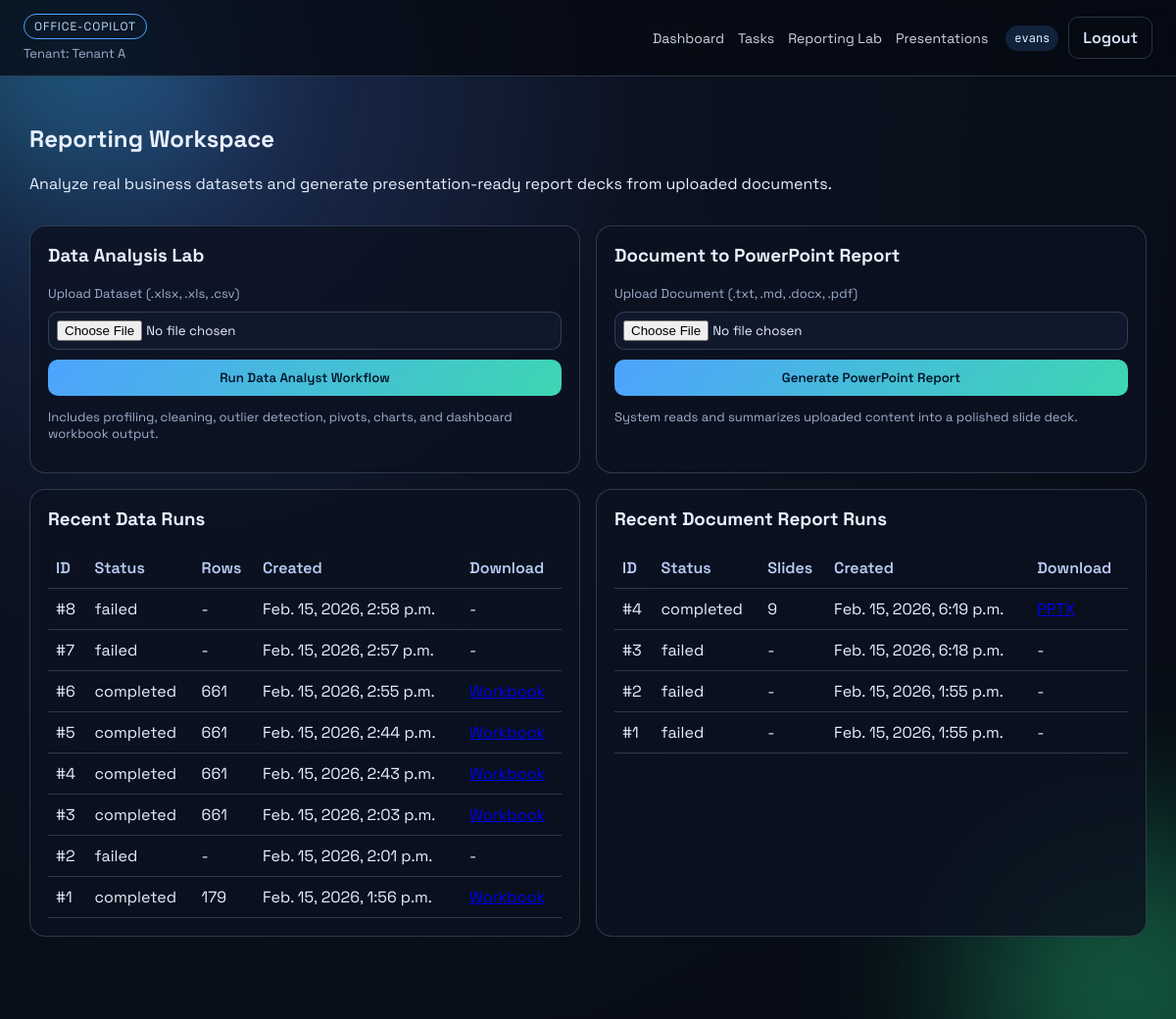
The page /reporting/ (signed in) on the database its author committed.
### apps/tenants/models.py (models this page shows, shortened)
class Tenant(models.Model):
    name = models.CharField(max_length=255)
    domain = models.CharField(max_length=255, unique=True)
    created_at = models.DateTimeField(auto_now_add=True)
    is_active = models.BooleanField(default=True)
    class Meta:
        ordering = ["name"]

### apps/accounts/models.py (models this page shows, shortened)
class User(AbstractUser):
    class Role(models.TextChoices):
        ADMIN = "admin", "Admin"
        STAFF = "staff", "Staff"
        USER = "user", "User"
    tenant = models.ForeignKey(
        Tenant,
        on_delete=models.CASCADE,
        related_name="users",
        null=True,
        blank=True,
    )
    role = models.CharField(max_length=16, choices=Role.choices, default=Role.USER)

### apps/reporting/models.py (models this page shows, shortened)
class DataAnalysisRun(models.Model):
    class Status(models.TextChoices):
        PROCESSING = "processing", "Processing"
        COMPLETED = "completed", "Completed"
        FAILED = "failed", "Failed"
    tenant = models.ForeignKey(Tenant, on_delete=models.CASCADE, related_name="data_analysis_runs")
    created_by = models.ForeignKey(settings.AUTH_USER_MODEL, on_delete=models.CASCADE, related_name="data_analysis_runs")
    source_file = models.FileField(upload_to="reporting/data_runs/source/")
    workbook_file = models.FileField(upload_to="reporting/data_runs/output/", blank=True)
    status = models.CharField(max_length=16, choices=Status.choices, default=Status.PROCESSING)
    summary = models.JSONField(default=dict, blank=True)
    created_at = models.DateTimeField(auto_now_add=True)
    class Meta:
        ordering = ["-created_at"]

class DocumentReportRun(models.Model):
    class Status(models.TextChoices):
        PROCESSING = "processing", "Processing"
        COMPLETED = "completed", "Completed"
        FAILED = "failed", "Failed"
    tenant = models.ForeignKey(Tenant, on_delete=models.CASCADE, related_name="document_report_runs")
    created_by = models.ForeignKey(settings.AUTH_USER_MODEL, on_delete=models.CASCADE, related_name="document_report_runs")
    source_file = models.FileField(upload_to="reporting/doc_reports/source/")
    powerpoint_file = models.FileField(upload_to="reporting/doc_reports/output/", blank=True)
    status = models.CharField(max_length=16, choices=Status.choices, default=Status.PROCESSING)
    summary = models.JSONField(default=dict, blank=True)
    created_at = models.DateTimeField(auto_now_add=True)
    class Meta:
        ordering = ["-created_at"]

### apps/reporting/views.py (the view)
# urls.py: path("", reporting_workspace, name="reporting-workspace"),
@login_required
@require_http_methods(["GET"])
def reporting_workspace(request):
    enforce_tenant_access(request)
    data_runs = DataAnalysisRun.objects.filter(tenant=request.tenant).select_related("created_by")[:20]
    doc_runs = DocumentReportRun.objects.filter(tenant=request.tenant).select_related("created_by")[:20]
    return render(
        request,
        "reporting/workspace.html",
        {
            "data_runs": data_runs,
            "doc_runs": doc_runs,
            "data_result": request.session.pop("data_result", None),
            "doc_result": request.session.pop("doc_result", None),
        },
    )

### office_copilot/authz.py (called while the page is built)
def enforce_tenant_access(request):
    if not request.user.is_authenticated:
        raise PermissionDenied("Authentication required")
    if request.tenant is None:
        raise PermissionDenied("Tenant is required")
    if request.user.is_superuser:
        return
    if request.user.tenant_id != request.tenant.id:
        raise PermissionDenied("Cross-tenant access denied")

### office_copilot/tenancy.py (called while the page is built)
def set_current_tenant(tenant: Optional[Tenant]) -> None:
    _current_tenant.set(tenant)

### templates/reporting/workspace.html (shortened to what this page needs)
{% extends "base.html" %}
{% block content %}
<section class="page-header">
  <div>
    <h2>Reporting Workspace</h2>
    <p>Analyze real business datasets and generate presentation-ready report decks from uploaded documents.</p>
  </div>
</section>
<section class="grid-2">
  <article class="card">
    <h3>Data Analysis Lab</h3>
    <form method="post" action="{% url 'reporting-data-run' %}" enctype="multipart/form-data" class="form-grid">
      <label>Upload Dataset (.xlsx, .xls, .csv)</label>
      <input name="file" type="file" accept=".xlsx,.xls,.csv" required>
      <button type="submit">Run Data Analyst Workflow</button>
    </form>
    <p class="hint">Includes profiling, cleaning, outlier detection, pivots, charts, and dashboard workbook output.</p>
  </article>
  <article class="card">
    <h3>Document to PowerPoint Report</h3>
    <form method="post" action="{% url 'reporting-doc-run' %}" enctype="multipart/form-data" class="form-grid">
      <label>Upload Document (.txt, .md, .docx, .pdf)</label>
      <input name="file" type="file" accept=".txt,.md,.docx,.pdf" required>
      <button type="submit">Generate PowerPoint Report</button>
    </form>
    <p class="hint">System reads and summarizes uploaded content into a polished slide deck.</p>
  </article>
</section>
<section class="grid-2">
  <article class="card">
    <h3>Recent Data Runs</h3>
    {% if data_runs %}
      <table class="data-table">
        <thead>
          <tr><th>ID</th><th>Status</th><th>Rows</th><th>Created</th><th>Download</th></tr>
        </thead>
        <tbody>
          {% for run in data_runs %}
            <tr>
              <td>#{{ run.id }}</td>
              <td>{{ run.status }}</td>
              <td>{{ run.summary.rows_after_cleaning|default:"-" }}</td>
              <td>{{ run.created_at }}</td>
              <td>
                {% if run.workbook_file %}
                  <a href="{% url 'reporting-data-download' run.id %}">Workbook</a>
                {% else %}
                  -
                {% endif %}
              </td>
            </tr>
          {% endfor %}
        </tbody>
      </table>
    {% else %}
      <p>No data analysis runs yet.</p>
    {% endif %}
  </article>
  <article class="card">
    <h3>Recent Document Report Runs</h3>
    {% if doc_runs %}
      <table class="data-table">
        <thead>
          <tr><th>ID</th><th>Status</th><th>Slides</th><th>Created</th><th>Download</th></tr>
        </thead>
        <tbody>
          {% for run in doc_runs %}
            <tr>
              <td>#{{ run.id }}</td>
              <td>{{ run.status }}</td>
              <td>{{ run.summary.slides_generated|default:"-" }}</td>
              <td>{{ run.created_at }}</td>
              <td>
                {% if run.powerpoint_file %}
                  <a href="{% url 'reporting-doc-download' run.id %}">PPTX</a>
                {% else %}
                  -
                {% endif %}
              </td>
            </tr>
          {% endfor %}
        </tbody>
      </table>
    {% else %}
      <p>No document report runs yet.</p>
    {% endif %}
  </article>
</section>
{% endblock %}

### templates/base.html (shortened to what this page needs)
{% load static %}
<!doctype html>
<html lang="en">
  <head>
    <link rel="stylesheet" href="{% static 'css/app.css' %}">
  </head>
  <body>
    <div class="bg-orb orb-a"></div>
    <div class="bg-orb orb-b"></div>
    <header class="site-header">
      <div class="brand">
        <span class="brand-tag">OFFICE-COPILOT</span>
        <p class="tenant-line">Tenant: {{ request.tenant.name|default:"Unknown" }}</p>
      </div>
      <nav class="nav">
        <a href="{% url 'dashboard-page' %}">Dashboard</a>
        <a href="{% url 'task-list-page' %}">Tasks</a>
        <a href="{% url 'reporting-workspace' %}">Reporting Lab</a>
        <a href="{% url 'presentation-workspace' %}">Presentations</a>
      </nav>
      <div class="auth-block">
        {% if request.user.is_authenticated %}
          <span class="user-pill">{{ request.user.username }}</span>
          <a class="btn ghost" href="{% url 'logout' %}">Logout</a>
        {% else %}
          <a class="btn ghost" href="{% url 'login' %}">Login</a>
          <a class="btn" href="{% url 'register' %}">Register</a>
        {% endif %}
      </div>
    </header>
    <main class="site-main">
      {% block content %}{% endblock %}
    </main>
  </body>
</html>

### static/css/app.css (style rules this page uses)
:root { --bg: #0b1220; --panel: rgba(11, 18, 32, 0.82); --panel-2: rgba(17, 26, 46, 0.95); --text: #e9f0ff; --muted: #9eb0cf; --accent: #3dd6b2; --accent-2: #4ea3ff; --danger: #ff6f91; --line: rgba(149, 170, 209, 0.26); }
* { box-sizing: border-box; }
body { margin: 0; font-family: "Space Grotesk", sans-serif; color: var(--text); background: radial-gradient(circle at 15% 10%, #1e2f57 0%, #0b1220 35%, #060a12 100%); min-height: 100vh; }
.bg-orb { position: fixed; border-radius: 9999px; filter: blur(90px); pointer-events: none; opacity: 0.35; z-index: -1; }
.orb-a { width: 260px; height: 260px; background: #2fd0ff; top: -80px; left: -60px; }
.orb-b { width: 320px; height: 320px; background: #31ff9f; right: -110px; bottom: -130px; }
.site-header { position: sticky; top: 0; display: grid; grid-template-columns: 1fr auto auto; align-items: center; gap: 18px; padding: 14px 24px; background: rgba(6, 10, 18, 0.78); border-bottom: 1px solid var(--line); backdrop-filter: blur(10px); }
.brand-tag { display: inline-block; padding: 4px 10px; border: 1px solid var(--accent-2); border-radius: 999px; color: #bdddff; letter-spacing: 0.08em; font-size: 12px; }
.tenant-line { margin: 6px 0 0; color: var(--muted); font-size: 13px; }
.nav { display: flex; gap: 14px; }
.nav a { color: var(--text); text-decoration: none; font-size: 14px; opacity: 0.88; }
.auth-block { display: flex; align-items: center; gap: 10px; }
.user-pill { font-family: "JetBrains Mono", monospace; font-size: 12px; background: rgba(78, 163, 255, 0.16); padding: 5px 9px; border-radius: 999px; }
.site-main { max-width: 1180px; margin: 28px auto; padding: 0 20px 40px; }
.page-header { display: flex; justify-content: space-between; align-items: end; margin-bottom: 16px; }
.card { background: var(--panel); border: 1px solid var(--line); border-radius: 16px; padding: 18px; margin: 0 0 16px; }
.card h3 { margin-top: 0; }
.btn, button { border: 0; border-radius: 10px; padding: 10px 14px; font-family: "Space Grotesk", sans-serif; font-weight: 600; background: linear-gradient(125deg, var(--accent-2), var(--accent)); color: #00162a; text-decoration: none; cursor: pointer; }
.btn.ghost { background: transparent; color: #d9e8ff; border: 1px solid var(--line); }
input, select, textarea { width: 100%; background: var(--panel-2); border: 1px solid var(--line); border-radius: 10px; padding: 10px 12px; color: var(--text); font-family: inherit; }
input[type="file"] { padding: 8px; }
label { color: var(--muted); font-size: 13px; }
.data-table { width: 100%; border-collapse: collapse; }
.data-table th, .data-table td { border-bottom: 1px solid var(--line); padding: 10px 8px; text-align: left; }
.data-table th { color: #b9cdf7; font-weight: 600; }
.hint { color: var(--muted); font-size: 13px; }
.grid-2 { display: grid; grid-template-columns: 1fr 1fr; gap: 16px; }
.form-grid { display: grid; gap: 10px; }

### rows shown on the page
Tenant: tenant.name "Tenant A"
User: user.username "evans"
DataAnalysisRun: id "8", status "failed", summary.rows_after_cleaning "-", created_at "Feb. 15, 2026, 2:58 p.m."
DataAnalysisRun: id "7", status "failed", summary.rows_after_cleaning "-", created_at "Feb. 15, 2026, 2:57 p.m."
DataAnalysisRun: id "6", status "completed", summary.rows_after_cleaning "661", created_at "Feb. 15, 2026, 2:55 p.m."
DataAnalysisRun: id "5", status "completed", summary.rows_after_cleaning "661", created_at "Feb. 15, 2026, 2:44 p.m."
DataAnalysisRun: id "4", status "completed", summary.rows_after_cleaning "661", created_at "Feb. 15, 2026, 2:43 p.m."
DataAnalysisRun: id "3", status "completed", summary.rows_after_cleaning "661", created_at "Feb. 15, 2026, 2:03 p.m."
DataAnalysisRun: id "2", status "failed", summary.rows_after_cleaning "-", created_at "Feb. 15, 2026, 2:01 p.m."
DataAnalysisRun: id "1", status "completed", summary.rows_after_cleaning "179", created_at "Feb. 15, 2026, 1:56 p.m."
DocumentReportRun: id "4", status "completed", summary.slides_generated "9", created_at "Feb. 15, 2026, 6:19 p.m."
DocumentReportRun: id "3", status "failed", summary.slides_generated "-", created_at "Feb. 15, 2026, 6:18 p.m."
DocumentReportRun: id "2", status "failed", summary.slides_generated "-", created_at "Feb. 15, 2026, 1:55 p.m."
DocumentReportRun: id "1", status "failed", summary.slides_generated "-", created_at "Feb. 15, 2026, 1:55 p.m."
